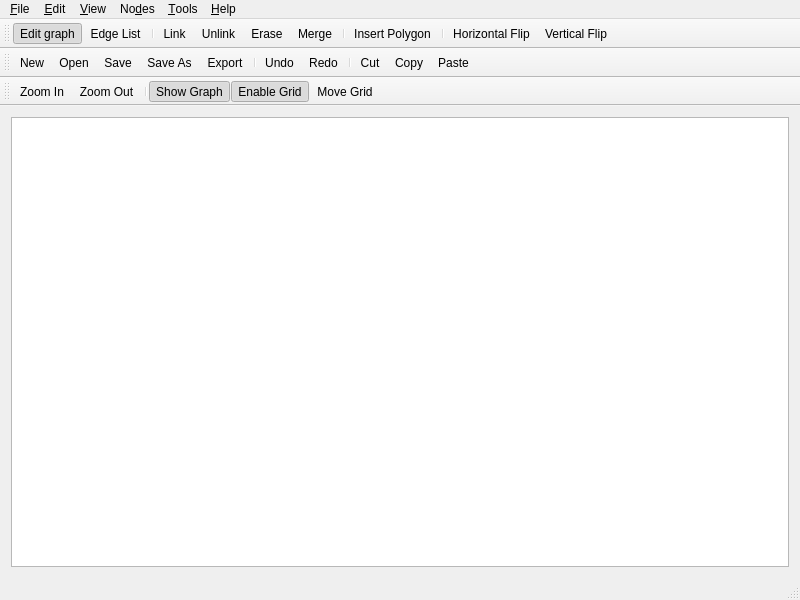
<?xml version="1.0" encoding="UTF-8"?>
<ui version="4.0">
 <class>Knot_Window</class>
 <widget class="QMainWindow" name="Knot_Window">
  <property name="geometry">
   <rect>
    <x>0</x>
    <y>0</y>
    <width>800</width>
    <height>600</height>
   </rect>
  </property>
  <property name="windowTitle">
   <string>Knotter</string>
  </property>
  <widget class="QWidget" name="centralWidget">
   <layout class="QGridLayout" name="gridLayout">
    <item row="0" column="0">
     <widget class="KnotView" name="canvas"/>
    </item>
   </layout>
  </widget>
  <widget class="QMenuBar" name="menuBar">
   <property name="geometry">
    <rect>
     <x>0</x>
     <y>0</y>
     <width>800</width>
     <height>21</height>
    </rect>
   </property>
   <widget class="QMenu" name="menu_File">
    <property name="title">
     <string>&amp;File</string>
    </property>
    <widget class="QMenu" name="menuOpen_Recent">
     <property name="title">
      <string>Open &amp;Recent</string>
     </property>
     <addaction name="actionNo_recent_files"/>
    </widget>
    <addaction name="action_New"/>
    <addaction name="action_Open"/>
    <addaction name="menuOpen_Recent"/>
    <addaction name="separator"/>
    <addaction name="action_Save"/>
    <addaction name="actionSave_As"/>
    <addaction name="action_Export"/>
    <addaction name="separator"/>
    <addaction name="action_Quit"/>
   </widget>
   <widget class="QMenu" name="menuNo_des">
    <property name="title">
     <string>No&amp;des</string>
    </property>
    <addaction name="action_Link"/>
    <addaction name="action_Unlink"/>
    <addaction name="action_Erase"/>
    <addaction name="action_Merge"/>
    <addaction name="separator"/>
    <addaction name="action_Horizontal_Flip"/>
    <addaction name="action_Vertical_Flip"/>
   </widget>
   <widget class="QMenu" name="menu_Edit">
    <property name="title">
     <string>&amp;Edit</string>
    </property>
    <addaction name="action_Undo"/>
    <addaction name="action_Redo"/>
    <addaction name="separator"/>
    <addaction name="actionCut"/>
    <addaction name="action_Copy"/>
    <addaction name="action_Paste"/>
    <addaction name="separator"/>
    <addaction name="actionSelect_All"/>
    <addaction name="separator"/>
    <addaction name="action_Preferences"/>
   </widget>
   <widget class="QMenu" name="menu_View">
    <property name="title">
     <string>&amp;View</string>
    </property>
    <widget class="QMenu" name="menu_Zoom">
     <property name="title">
      <string>&amp;Zoom</string>
     </property>
     <addaction name="actionZoom_In"/>
     <addaction name="actionZoom_Out"/>
     <addaction name="action_Reset_Zoom"/>
    </widget>
    <widget class="QMenu" name="menu_Toolbars">
     <property name="title">
      <string>&amp;Toolbars</string>
     </property>
    </widget>
    <widget class="QMenu" name="menu_Docks">
     <property name="title">
      <string>&amp;Docks</string>
     </property>
    </widget>
    <addaction name="menu_Toolbars"/>
    <addaction name="menu_Docks"/>
    <addaction name="separator"/>
    <addaction name="menu_Zoom"/>
    <addaction name="action_Reset_View"/>
    <addaction name="separator"/>
    <addaction name="actionShow_Graph"/>
    <addaction name="actionShow_Knot_line"/>
    <addaction name="separator"/>
    <addaction name="actionEnable_Grid"/>
    <addaction name="actionConfigure_G_rid"/>
    <addaction name="action_Move_Grid"/>
   </widget>
   <widget class="QMenu" name="menu_Knot">
    <property name="title">
     <string>&amp;Tools</string>
    </property>
    <addaction name="actionInsert_Edges"/>
    <addaction name="actionEdge_List"/>
    <addaction name="separator"/>
    <addaction name="actionInsert_Polygon"/>
    <addaction name="separator"/>
    <addaction name="actionRefresh_Path"/>
   </widget>
   <widget class="QMenu" name="menu_Help">
    <property name="title">
     <string>&amp;Help</string>
    </property>
    <addaction name="action_Manual"/>
    <addaction name="separator"/>
    <addaction name="action_About"/>
   </widget>
   <addaction name="menu_File"/>
   <addaction name="menu_Edit"/>
   <addaction name="menu_View"/>
   <addaction name="menuNo_des"/>
   <addaction name="menu_Knot"/>
   <addaction name="menu_Help"/>
  </widget>
  <widget class="QStatusBar" name="statusbar"/>
  <widget class="QToolBar" name="EditBar">
   <property name="windowTitle">
    <string>Knot Editing</string>
   </property>
   <property name="allowedAreas">
    <set>Qt::AllToolBarAreas</set>
   </property>
   <attribute name="toolBarArea">
    <enum>TopToolBarArea</enum>
   </attribute>
   <attribute name="toolBarBreak">
    <bool>false</bool>
   </attribute>
   <addaction name="actionInsert_Edges"/>
   <addaction name="actionEdge_List"/>
   <addaction name="separator"/>
   <addaction name="action_Link"/>
   <addaction name="action_Unlink"/>
   <addaction name="action_Erase"/>
   <addaction name="action_Merge"/>
   <addaction name="separator"/>
   <addaction name="actionInsert_Polygon"/>
   <addaction name="separator"/>
   <addaction name="action_Horizontal_Flip"/>
   <addaction name="action_Vertical_Flip"/>
  </widget>
  <widget class="QToolBar" name="MainToolBar">
   <property name="windowTitle">
    <string>Main</string>
   </property>
   <attribute name="toolBarArea">
    <enum>TopToolBarArea</enum>
   </attribute>
   <attribute name="toolBarBreak">
    <bool>true</bool>
   </attribute>
   <addaction name="action_New"/>
   <addaction name="action_Open"/>
   <addaction name="action_Save"/>
   <addaction name="actionSave_As"/>
   <addaction name="action_Export"/>
   <addaction name="separator"/>
   <addaction name="action_Undo"/>
   <addaction name="action_Redo"/>
   <addaction name="separator"/>
   <addaction name="actionCut"/>
   <addaction name="action_Copy"/>
   <addaction name="action_Paste"/>
  </widget>
  <widget class="QToolBar" name="ViewBar">
   <property name="windowTitle">
    <string>View</string>
   </property>
   <attribute name="toolBarArea">
    <enum>TopToolBarArea</enum>
   </attribute>
   <attribute name="toolBarBreak">
    <bool>true</bool>
   </attribute>
   <addaction name="actionZoom_In"/>
   <addaction name="actionZoom_Out"/>
   <addaction name="separator"/>
   <addaction name="actionShow_Graph"/>
   <addaction name="actionEnable_Grid"/>
   <addaction name="action_Move_Grid"/>
  </widget>
  <action name="action_Save">
   <property name="text">
    <string>&amp;Save</string>
   </property>
  </action>
  <action name="actionSave_As">
   <property name="text">
    <string>Save &amp;As...</string>
   </property>
  </action>
  <action name="action_Export">
   <property name="text">
    <string>E&amp;xport...</string>
   </property>
  </action>
  <action name="action_Open">
   <property name="text">
    <string>&amp;Open</string>
   </property>
  </action>
  <action name="action_New">
   <property name="text">
    <string>&amp;New</string>
   </property>
  </action>
  <action name="action_Quit">
   <property name="text">
    <string>&amp;Quit</string>
   </property>
  </action>
  <action name="actionInsert_Edges">
   <property name="checkable">
    <bool>true</bool>
   </property>
   <property name="checked">
    <bool>true</bool>
   </property>
   <property name="text">
    <string>&amp;Edit graph</string>
   </property>
   <property name="toolTip">
    <string>Edit edges and nodes</string>
   </property>
   <property name="shortcut">
    <string>Alt+Shift+E</string>
   </property>
  </action>
  <action name="actionEdge_List">
   <property name="checkable">
    <bool>true</bool>
   </property>
   <property name="text">
    <string>Edge &amp;List</string>
   </property>
   <property name="shortcut">
    <string>Alt+Shift+L</string>
   </property>
  </action>
  <action name="action_Link">
   <property name="text">
    <string>&amp;Link</string>
   </property>
   <property name="toolTip">
    <string>Link Selected Nodes</string>
   </property>
   <property name="shortcut">
    <string>Ctrl+L</string>
   </property>
  </action>
  <action name="action_Erase">
   <property name="text">
    <string>&amp;Erase</string>
   </property>
   <property name="toolTip">
    <string>Erase Selected Nodes</string>
   </property>
   <property name="shortcut">
    <string>Del</string>
   </property>
  </action>
  <action name="action_Merge">
   <property name="text">
    <string>&amp;Merge</string>
   </property>
   <property name="toolTip">
    <string>Merge Selected Nodes</string>
   </property>
   <property name="shortcut">
    <string>Ctrl+M</string>
   </property>
  </action>
  <action name="action_Undo">
   <property name="text">
    <string>&amp;Undo</string>
   </property>
  </action>
  <action name="action_Redo">
   <property name="text">
    <string>&amp;Redo</string>
   </property>
  </action>
  <action name="actionSelect_All">
   <property name="text">
    <string>Select &amp;All</string>
   </property>
  </action>
  <action name="actionRefresh_Path">
   <property name="text">
    <string>Refresh &amp;Path</string>
   </property>
  </action>
  <action name="actionZoom_In">
   <property name="text">
    <string>Zoom &amp;In</string>
   </property>
  </action>
  <action name="actionZoom_Out">
   <property name="text">
    <string>Zoom &amp;Out</string>
   </property>
  </action>
  <action name="action_Reset_Zoom">
   <property name="text">
    <string>&amp;Reset Zoom</string>
   </property>
   <property name="shortcut">
    <string>Ctrl+0</string>
   </property>
  </action>
  <action name="action_Reset_View">
   <property name="text">
    <string>&amp;Reset View</string>
   </property>
  </action>
  <action name="actionShow_Graph">
   <property name="checkable">
    <bool>true</bool>
   </property>
   <property name="checked">
    <bool>true</bool>
   </property>
   <property name="text">
    <string>Show &amp;Graph</string>
   </property>
  </action>
  <action name="actionShow_Knot_line">
   <property name="checkable">
    <bool>true</bool>
   </property>
   <property name="checked">
    <bool>true</bool>
   </property>
   <property name="text">
    <string>Show Knot&amp;line</string>
   </property>
  </action>
  <action name="actionCut">
   <property name="text">
    <string>Cu&amp;t</string>
   </property>
  </action>
  <action name="action_Copy">
   <property name="text">
    <string>&amp;Copy</string>
   </property>
  </action>
  <action name="action_Paste">
   <property name="text">
    <string>&amp;Paste</string>
   </property>
  </action>
  <action name="action_Preferences">
   <property name="text">
    <string>Pre&amp;ferences...</string>
   </property>
  </action>
  <action name="actionEnable_Grid">
   <property name="checkable">
    <bool>true</bool>
   </property>
   <property name="checked">
    <bool>true</bool>
   </property>
   <property name="text">
    <string>&amp;Enable Grid</string>
   </property>
  </action>
  <action name="actionConfigure_G_rid">
   <property name="text">
    <string>Configure G&amp;rid...</string>
   </property>
  </action>
  <action name="action_Horizontal_Flip">
   <property name="text">
    <string>&amp;Horizontal Flip</string>
   </property>
  </action>
  <action name="action_Vertical_Flip">
   <property name="text">
    <string>&amp;Vertical Flip</string>
   </property>
  </action>
  <action name="action_Move_Grid">
   <property name="text">
    <string>&amp;Move Grid</string>
   </property>
  </action>
  <action name="actionNo_recent_files">
   <property name="enabled">
    <bool>false</bool>
   </property>
   <property name="text">
    <string>No recent files</string>
   </property>
  </action>
  <action name="action_Manual">
   <property name="text">
    <string>&amp;Manual</string>
   </property>
  </action>
  <action name="action_About">
   <property name="text">
    <string>&amp;About...</string>
   </property>
  </action>
  <action name="action_Unlink">
   <property name="text">
    <string>&amp;Unlink</string>
   </property>
   <property name="toolTip">
    <string>Unlink selected nodes</string>
   </property>
  </action>
  <action name="actionInsert_Polygon">
   <property name="text">
    <string>Insert Pol&amp;ygon...</string>
   </property>
  </action>
 </widget>
 <layoutdefault spacing="6" margin="11"/>
 <customwidgets>
  <customwidget>
   <class>KnotView</class>
   <extends>QGraphicsView</extends>
   <header>knotview.hpp</header>
   <slots>
    <signal>mouse_moved(QPointF)</signal>
    <slot>erase_selected()</slot>
    <slot>link_selected()</slot>
    <slot>merge_selected()</slot>
    <slot>select_all()</slot>
    <slot>redraw()</slot>
    <slot>reset_view()</slot>
    <slot>reset_zoom()</slot>
    <slot>flip_horizontal()</slot>
    <slot>flip_vertical()</slot>
    <slot>mode_move_grid()</slot>
    <slot>toggle_knotline(bool)</slot>
    <slot>toggle_graph(bool)</slot>
    <slot>unlink_selected()</slot>
   </slots>
  </customwidget>
 </customwidgets>
 <resources/>
 <connections>
  <connection>
   <sender>action_Erase</sender>
   <signal>triggered()</signal>
   <receiver>canvas</receiver>
   <slot>erase_selected()</slot>
   <hints>
    <hint type="sourcelabel">
     <x>-1</x>
     <y>-1</y>
    </hint>
    <hint type="destinationlabel">
     <x>319</x>
     <y>252</y>
    </hint>
   </hints>
  </connection>
  <connection>
   <sender>action_Merge</sender>
   <signal>triggered()</signal>
   <receiver>canvas</receiver>
   <slot>merge_selected()</slot>
   <hints>
    <hint type="sourcelabel">
     <x>-1</x>
     <y>-1</y>
    </hint>
    <hint type="destinationlabel">
     <x>319</x>
     <y>252</y>
    </hint>
   </hints>
  </connection>
  <connection>
   <sender>action_Link</sender>
   <signal>triggered()</signal>
   <receiver>canvas</receiver>
   <slot>link_selected()</slot>
   <hints>
    <hint type="sourcelabel">
     <x>-1</x>
     <y>-1</y>
    </hint>
    <hint type="destinationlabel">
     <x>319</x>
     <y>252</y>
    </hint>
   </hints>
  </connection>
  <connection>
   <sender>actionSelect_All</sender>
   <signal>triggered()</signal>
   <receiver>canvas</receiver>
   <slot>select_all()</slot>
   <hints>
    <hint type="sourcelabel">
     <x>-1</x>
     <y>-1</y>
    </hint>
    <hint type="destinationlabel">
     <x>319</x>
     <y>265</y>
    </hint>
   </hints>
  </connection>
  <connection>
   <sender>actionEdge_List</sender>
   <signal>triggered()</signal>
   <receiver>Knot_Window</receiver>
   <slot>mode_edge_list()</slot>
   <hints>
    <hint type="sourcelabel">
     <x>-1</x>
     <y>-1</y>
    </hint>
    <hint type="destinationlabel">
     <x>319</x>
     <y>239</y>
    </hint>
   </hints>
  </connection>
  <connection>
   <sender>actionInsert_Edges</sender>
   <signal>triggered()</signal>
   <receiver>Knot_Window</receiver>
   <slot>mode_edge()</slot>
   <hints>
    <hint type="sourcelabel">
     <x>-1</x>
     <y>-1</y>
    </hint>
    <hint type="destinationlabel">
     <x>319</x>
     <y>239</y>
    </hint>
   </hints>
  </connection>
  <connection>
   <sender>canvas</sender>
   <signal>mouse_moved(QPointF)</signal>
   <receiver>Knot_Window</receiver>
   <slot>mouse_moved(QPointF)</slot>
   <hints>
    <hint type="sourcelabel">
     <x>324</x>
     <y>380</y>
    </hint>
    <hint type="destinationlabel">
     <x>470</x>
     <y>495</y>
    </hint>
   </hints>
  </connection>
  <connection>
   <sender>actionRefresh_Path</sender>
   <signal>triggered()</signal>
   <receiver>canvas</receiver>
   <slot>redraw()</slot>
   <hints>
    <hint type="sourcelabel">
     <x>-1</x>
     <y>-1</y>
    </hint>
    <hint type="destinationlabel">
     <x>319</x>
     <y>263</y>
    </hint>
   </hints>
  </connection>
  <connection>
   <sender>action_New</sender>
   <signal>triggered()</signal>
   <receiver>Knot_Window</receiver>
   <slot>clear()</slot>
   <hints>
    <hint type="sourcelabel">
     <x>-1</x>
     <y>-1</y>
    </hint>
    <hint type="destinationlabel">
     <x>319</x>
     <y>239</y>
    </hint>
   </hints>
  </connection>
  <connection>
   <sender>actionSave_As</sender>
   <signal>triggered()</signal>
   <receiver>Knot_Window</receiver>
   <slot>saveAs()</slot>
   <hints>
    <hint type="sourcelabel">
     <x>-1</x>
     <y>-1</y>
    </hint>
    <hint type="destinationlabel">
     <x>319</x>
     <y>239</y>
    </hint>
   </hints>
  </connection>
  <connection>
   <sender>action_Save</sender>
   <signal>triggered()</signal>
   <receiver>Knot_Window</receiver>
   <slot>save()</slot>
   <hints>
    <hint type="sourcelabel">
     <x>-1</x>
     <y>-1</y>
    </hint>
    <hint type="destinationlabel">
     <x>319</x>
     <y>239</y>
    </hint>
   </hints>
  </connection>
  <connection>
   <sender>action_Open</sender>
   <signal>triggered()</signal>
   <receiver>Knot_Window</receiver>
   <slot>open()</slot>
   <hints>
    <hint type="sourcelabel">
     <x>-1</x>
     <y>-1</y>
    </hint>
    <hint type="destinationlabel">
     <x>319</x>
     <y>239</y>
    </hint>
   </hints>
  </connection>
  <connection>
   <sender>action_Export</sender>
   <signal>triggered()</signal>
   <receiver>Knot_Window</receiver>
   <slot>export_image()</slot>
   <hints>
    <hint type="sourcelabel">
     <x>-1</x>
     <y>-1</y>
    </hint>
    <hint type="destinationlabel">
     <x>319</x>
     <y>239</y>
    </hint>
   </hints>
  </connection>
  <connection>
   <sender>action_Reset_View</sender>
   <signal>triggered()</signal>
   <receiver>canvas</receiver>
   <slot>reset_view()</slot>
   <hints>
    <hint type="sourcelabel">
     <x>-1</x>
     <y>-1</y>
    </hint>
    <hint type="destinationlabel">
     <x>319</x>
     <y>263</y>
    </hint>
   </hints>
  </connection>
  <connection>
   <sender>action_Reset_Zoom</sender>
   <signal>triggered()</signal>
   <receiver>canvas</receiver>
   <slot>reset_zoom()</slot>
   <hints>
    <hint type="sourcelabel">
     <x>-1</x>
     <y>-1</y>
    </hint>
    <hint type="destinationlabel">
     <x>319</x>
     <y>266</y>
    </hint>
   </hints>
  </connection>
  <connection>
   <sender>actionZoom_In</sender>
   <signal>triggered()</signal>
   <receiver>Knot_Window</receiver>
   <slot>zoom_in()</slot>
   <hints>
    <hint type="sourcelabel">
     <x>-1</x>
     <y>-1</y>
    </hint>
    <hint type="destinationlabel">
     <x>319</x>
     <y>239</y>
    </hint>
   </hints>
  </connection>
  <connection>
   <sender>actionZoom_Out</sender>
   <signal>triggered()</signal>
   <receiver>Knot_Window</receiver>
   <slot>zoom_out()</slot>
   <hints>
    <hint type="sourcelabel">
     <x>-1</x>
     <y>-1</y>
    </hint>
    <hint type="destinationlabel">
     <x>319</x>
     <y>239</y>
    </hint>
   </hints>
  </connection>
  <connection>
   <sender>actionCut</sender>
   <signal>triggered()</signal>
   <receiver>Knot_Window</receiver>
   <slot>cut()</slot>
   <hints>
    <hint type="sourcelabel">
     <x>-1</x>
     <y>-1</y>
    </hint>
    <hint type="destinationlabel">
     <x>319</x>
     <y>239</y>
    </hint>
   </hints>
  </connection>
  <connection>
   <sender>action_Copy</sender>
   <signal>triggered()</signal>
   <receiver>Knot_Window</receiver>
   <slot>copy()</slot>
   <hints>
    <hint type="sourcelabel">
     <x>-1</x>
     <y>-1</y>
    </hint>
    <hint type="destinationlabel">
     <x>319</x>
     <y>239</y>
    </hint>
   </hints>
  </connection>
  <connection>
   <sender>action_Paste</sender>
   <signal>triggered()</signal>
   <receiver>Knot_Window</receiver>
   <slot>paste()</slot>
   <hints>
    <hint type="sourcelabel">
     <x>-1</x>
     <y>-1</y>
    </hint>
    <hint type="destinationlabel">
     <x>319</x>
     <y>239</y>
    </hint>
   </hints>
  </connection>
  <connection>
   <sender>actionConfigure_G_rid</sender>
   <signal>triggered()</signal>
   <receiver>Knot_Window</receiver>
   <slot>configure_grid()</slot>
   <hints>
    <hint type="sourcelabel">
     <x>-1</x>
     <y>-1</y>
    </hint>
    <hint type="destinationlabel">
     <x>319</x>
     <y>239</y>
    </hint>
   </hints>
  </connection>
  <connection>
   <sender>actionEnable_Grid</sender>
   <signal>triggered(bool)</signal>
   <receiver>Knot_Window</receiver>
   <slot>enable_grid(bool)</slot>
   <hints>
    <hint type="sourcelabel">
     <x>-1</x>
     <y>-1</y>
    </hint>
    <hint type="destinationlabel">
     <x>319</x>
     <y>239</y>
    </hint>
   </hints>
  </connection>
  <connection>
   <sender>action_Horizontal_Flip</sender>
   <signal>triggered()</signal>
   <receiver>canvas</receiver>
   <slot>flip_horizontal()</slot>
   <hints>
    <hint type="sourcelabel">
     <x>-1</x>
     <y>-1</y>
    </hint>
    <hint type="destinationlabel">
     <x>319</x>
     <y>266</y>
    </hint>
   </hints>
  </connection>
  <connection>
   <sender>action_Vertical_Flip</sender>
   <signal>triggered()</signal>
   <receiver>canvas</receiver>
   <slot>flip_vertical()</slot>
   <hints>
    <hint type="sourcelabel">
     <x>-1</x>
     <y>-1</y>
    </hint>
    <hint type="destinationlabel">
     <x>319</x>
     <y>266</y>
    </hint>
   </hints>
  </connection>
  <connection>
   <sender>action_Move_Grid</sender>
   <signal>triggered()</signal>
   <receiver>canvas</receiver>
   <slot>mode_move_grid()</slot>
   <hints>
    <hint type="sourcelabel">
     <x>-1</x>
     <y>-1</y>
    </hint>
    <hint type="destinationlabel">
     <x>319</x>
     <y>266</y>
    </hint>
   </hints>
  </connection>
  <connection>
   <sender>actionShow_Knot_line</sender>
   <signal>triggered(bool)</signal>
   <receiver>canvas</receiver>
   <slot>toggle_knotline(bool)</slot>
   <hints>
    <hint type="sourcelabel">
     <x>-1</x>
     <y>-1</y>
    </hint>
    <hint type="destinationlabel">
     <x>319</x>
     <y>266</y>
    </hint>
   </hints>
  </connection>
  <connection>
   <sender>action_Preferences</sender>
   <signal>triggered()</signal>
   <receiver>Knot_Window</receiver>
   <slot>config()</slot>
   <hints>
    <hint type="sourcelabel">
     <x>-1</x>
     <y>-1</y>
    </hint>
    <hint type="destinationlabel">
     <x>319</x>
     <y>239</y>
    </hint>
   </hints>
  </connection>
  <connection>
   <sender>action_Manual</sender>
   <signal>triggered()</signal>
   <receiver>Knot_Window</receiver>
   <slot>show_help()</slot>
   <hints>
    <hint type="sourcelabel">
     <x>-1</x>
     <y>-1</y>
    </hint>
    <hint type="destinationlabel">
     <x>319</x>
     <y>239</y>
    </hint>
   </hints>
  </connection>
  <connection>
   <sender>action_Unlink</sender>
   <signal>triggered()</signal>
   <receiver>canvas</receiver>
   <slot>unlink_selected()</slot>
   <hints>
    <hint type="sourcelabel">
     <x>-1</x>
     <y>-1</y>
    </hint>
    <hint type="destinationlabel">
     <x>319</x>
     <y>266</y>
    </hint>
   </hints>
  </connection>
 </connections>
 <slots>
  <slot>mode_edge_list()</slot>
  <slot>mode_edge()</slot>
  <slot>mode_node()</slot>
  <slot>mouse_moved(QPointF)</slot>
  <slot>clear()</slot>
  <slot>save()</slot>
  <slot>saveAs()</slot>
  <slot>open()</slot>
  <slot>export_image()</slot>
  <slot>zoom_in()</slot>
  <slot>zoom_out()</slot>
  <slot>copy()</slot>
  <slot>cut()</slot>
  <slot>paste()</slot>
  <slot>enable_grid(bool)</slot>
  <slot>configure_grid()</slot>
  <slot>cause_crash()</slot>
  <slot>config()</slot>
  <slot>show_help()</slot>
 </slots>
</ui>
